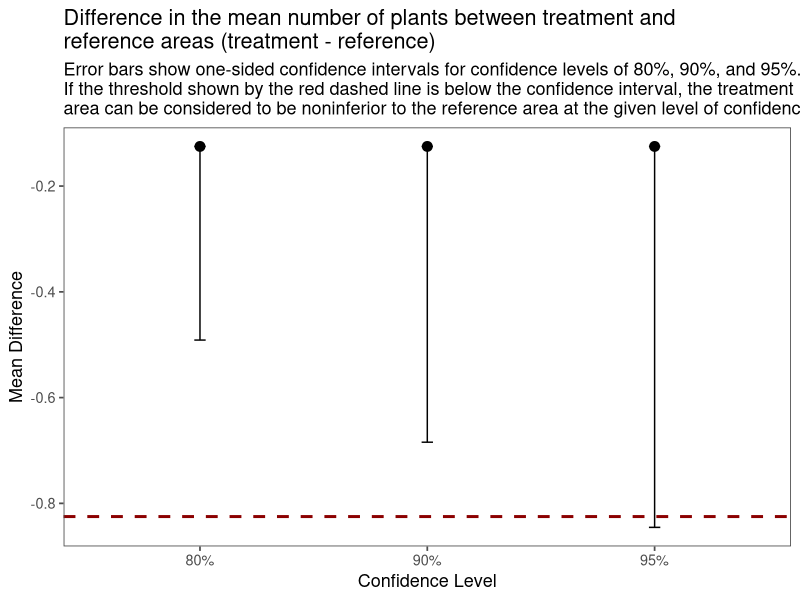
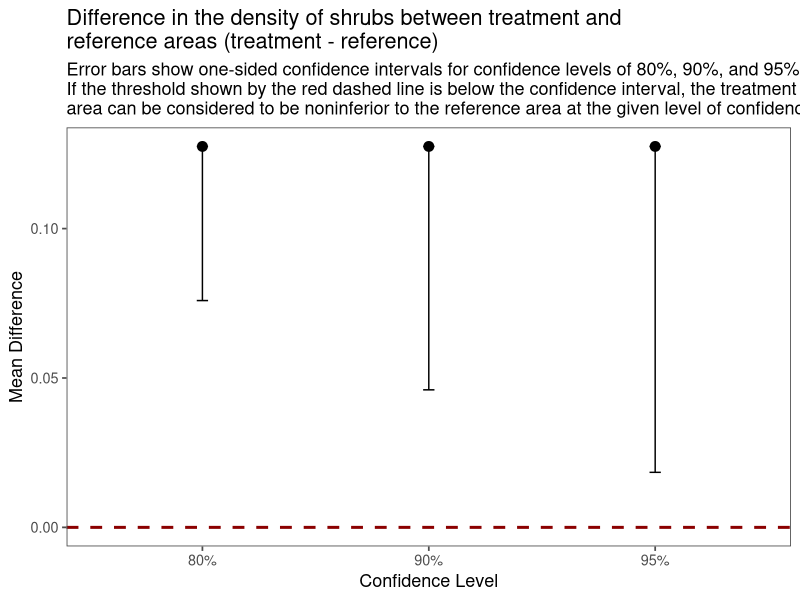
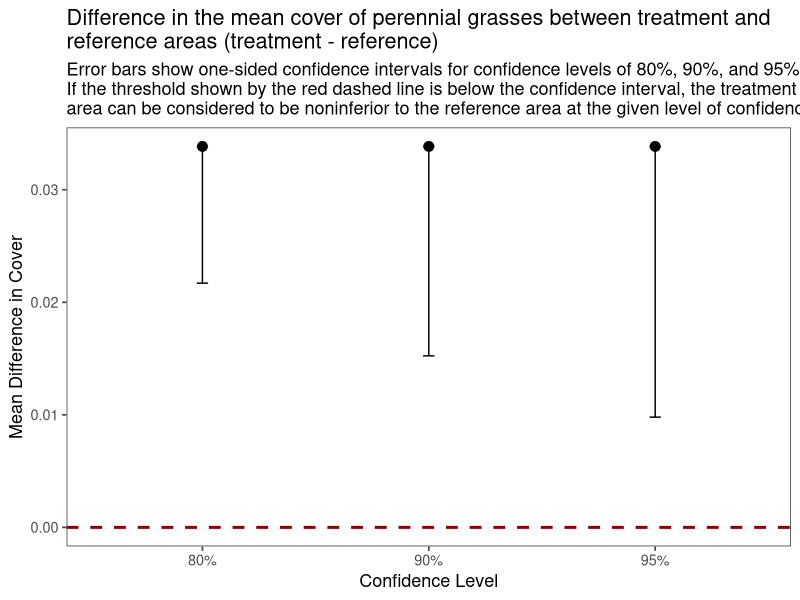
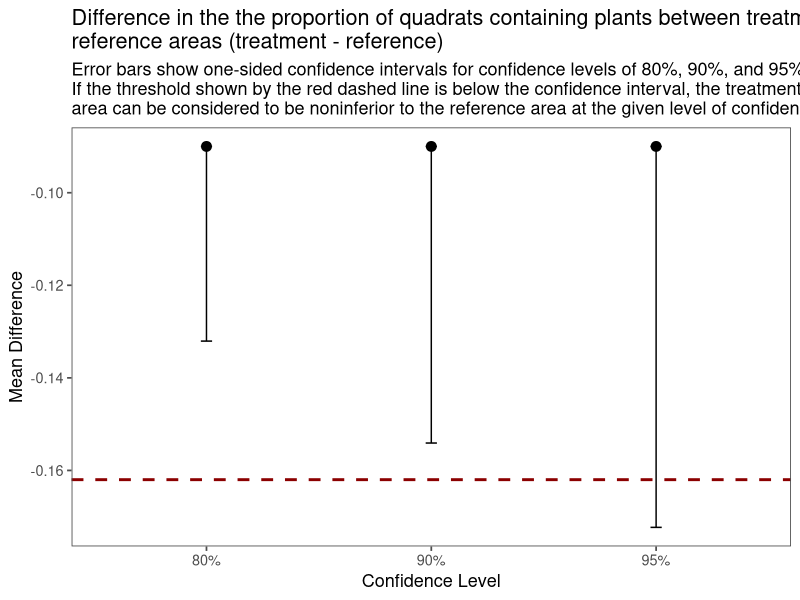

These figures' R source, in order:
## ---- chunk 1
library(tidyverse) # loads ggplot, dplyr, and several other tidy packages
library(ggthemes) # to use theme_few in ggplot
library(here) # to tell R where to find data files in project folder
## ---- chunk 2

my_data <- read_csv(here("data/unpaired restoration data.csv"))

head(my_data)
tail(my_data)

## ---- chunk 3
prop_sim <- 0.75

## ---- chunk 4

# Pull out reference data only in order to calculate the threshold value (which requires taking the mean of the reference quadrat counts).

ref_data <- my_data |> 
  filter(Area == "Reference")

# Now calculate the threshold value and make it negative.

threshold <- -(1 - prop_sim) * mean(ref_data$Count)

## ---- chunk 5
alpha <- 0.1
## ---- chunk 6
my_data$Area = factor(my_data$Area, levels = c("Treatment", "Reference"))
## ---- chunk 7
t.test(Count ~ Area, data = my_data, mu = threshold, alternative = "greater", conf.level = (1 - alpha))

## ---- chunk 8

my_data_wide <- my_data |> 
  pivot_wider(names_from  = Area,
              values_from = Count)
my_data_summ <- my_data_wide |> 
  summarize(mean_trt  = mean(Treatment),
            mean_ref  = mean(Reference),
            mean_diff = mean_trt - mean_ref,
            sd_trt    = sd(Treatment),
            sd_ref    = sd(Reference),
            n_trt     = length(Treatment),
            n_ref     = length(Reference),
            se_diff   = sqrt((sd_trt^2/n_trt) + sd_ref^2/n_ref),
            LCL80     = mean_diff - (se_diff * qt(0.2, 
                                               lower.tail = FALSE,
                                               df = n_trt + n_ref - 2)),
            LCL90     = mean_diff - (se_diff * qt(0.1, 
                                               lower.tail = FALSE,
                                               df = n_trt + n_ref - 2)),
            LCL95     = mean_diff - (se_diff * qt(0.05, 
                                               lower.tail = FALSE,
                                               df = n_trt + n_ref - 2)))

# Remove all but mean_diff and LCL80, LCL90, and LCL95
my_data_summ2 <- my_data_summ |> 
  select(mean_diff, LCL80, LCL90, LCL95)

# Convert to long format for plotting
my_data_summ2_long <- my_data_summ2 |> 
  pivot_longer(cols = starts_with("LCL"),
               names_to = "CI",
               values_to = "lowerCI")

ggplot(my_data_summ2_long, aes(x = CI, y = mean_diff)) +
  theme_few(base_size = 13) +
  geom_point(size = 3) +
  geom_errorbar(aes(ymin = lowerCI, ymax = mean_diff, width = .05)) +
  geom_hline(yintercept = threshold, lty = "dashed", color = "darkred",
             linewidth = 1) +
  ylab("Mean Difference") +
  xlab("Confidence Level") +
  scale_x_discrete(labels = c("80%", "90%", "95%")) +
  ggtitle("Difference in the mean number of plants between treatment and \nreference areas (treatment - reference)",
          subtitle = "Error bars show one-sided confidence intervals for confidence levels of 80%, 90%, and 95%.\nIf the threshold shown by the red dashed line is below the confidence interval, the treatment \narea can be considered to be noninferior to the reference area at the given level of confidence.")

## ---- chunk 9
paired_data1 <- read_csv(here("data/Manly paired restoration data.csv"))
## ---- chunk 10
prop_sim2 <- 0.8
## ---- chunk 11

# Create a new object paired_data2 which adds the variable Z calculated from paired-data1.
paired_data2 <- paired_data1 |> 
  mutate(Z = Treatment - (prop_sim2 * Reference))

# Conduct the one-sample t test on the variable Z. The alternative = "greater" argument makes the test one-tailed. 

t.test(paired_data2$Z, alternative = "greater")
## ---- chunk 12

# Summarize the data
paired_summ <- paired_data2 |> 
  summarize(mean_Z = mean(Z),
            n_Z = length(Z),
            se_Z = sd(Z)/sqrt(n_Z),
            LCL80 = se_Z *  qt(0.2, lower.tail = FALSE,
                              df = n_Z - 1),
            LCL90 = se_Z *  qt(0.1, lower.tail = FALSE,
                              df = n_Z - 1),
            LCL95 = se_Z *  qt(0.05, lower.tail = FALSE,
                              df = n_Z - 1))

# Remove all but mean_Z and LCL80, LCL90, and LCL95
paired_summ2 <- paired_summ |> 
  select(mean_Z, LCL80, LCL90, LCL95)

# Convert to long format for plotting

paired_summ2_long <- paired_summ2 |> 
  pivot_longer(cols = starts_with("LCL"),
               names_to = "CI_level",
               values_to = "CI_value")

ggplot(paired_summ2_long, aes(x = CI_level, y = mean_Z)) +
  theme_few(base_size = 13) +
  geom_point(size = 3) +
  geom_errorbar(aes(ymin = mean_Z - CI_value, ymax = mean_Z, width = .05)) +
  geom_hline(yintercept = 0, lty = "dashed", color = "darkred",
             linewidth = 1) +
  ylab("Mean Difference") +
  xlab("Confidence Level") +
  scale_x_discrete(labels = c("80%", "90%", "95%")) +
  ggtitle("Difference in the density of shrubs between treatment and \nreference areas (treatment - reference)",
          subtitle = "Error bars show one-sided confidence intervals for confidence levels of 80%, 90%, and 95%.\nIf the threshold shown by the red dashed line is below the confidence interval, the treatment \narea can be considered to be noninferior to the reference area at the given level of confidence.")
## ---- chunk 13

paired_cover <- read_csv(here("data/paired cover data.csv"))

## ---- chunk 14
paired_cover2 <- paired_cover |> 
  mutate(Z = treatment - (prop_sim2 * reference))

## ---- chunk 15
t.test(paired_cover2$Z, alternative = "greater")
## ---- chunk 16

# Summarize the data
paired_cover_summ <- paired_cover2 |> 
  summarize(mean_Z = mean(Z),
            n_Z = length(Z),
            se_Z = sd(Z)/sqrt(n_Z),
            LCL80 = se_Z *  qt(0.2, lower.tail = FALSE,
                              df = n_Z - 1),
            LCL90 = se_Z *  qt(0.1, lower.tail = FALSE,
                              df = n_Z - 1),
            LCL95 = se_Z *  qt(0.05, lower.tail = FALSE,
                              df = n_Z - 1))

# Remove all but mean_Z and LCL80, LCL90, and LCL95
paired_cover_summ2 <- paired_cover_summ |> 
  select(mean_Z, LCL80, LCL90, LCL95)

# Convert to long format for plotting

paired_cover_summ2_long <- paired_cover_summ2 |> 
  pivot_longer(cols = starts_with("LCL"),
               names_to = "CI_level",
               values_to = "CI_value")

ggplot(paired_cover_summ2_long, aes(x = CI_level, y = mean_Z)) +
  theme_few(base_size = 13) +
  geom_point(size = 3) +
  geom_errorbar(aes(ymin = mean_Z - CI_value, ymax = mean_Z, width = .05)) +
  geom_hline(yintercept = 0, lty = "dashed", color = "darkred",
             linewidth = 1) +
  ylab("Mean Difference in Cover") +
  xlab("Confidence Level") +
  scale_x_discrete(labels = c("80%", "90%", "95%")) +
  ggtitle("Difference in the mean cover of perennial grasses between treatment and \nreference areas (treatment - reference)",
          subtitle = "Error bars show one-sided confidence intervals for confidence levels of 80%, 90%, and 95%.\nIf the threshold shown by the red dashed line is below the confidence interval, the treatment \narea can be considered to be noninferior to the reference area at the given level of confidence.")
## ---- chunk 17
freq_data <- read_csv(here("data/IMPL_freq.csv"))
## ---- chunk 18
prop_sim3 <- 0.7

# Filter only the reference values from freq_data, which is in long format, in order to calculate the threshold value.

freq_ref <- freq_data |> 
  filter(area == "Reference")

threshold3 <- -(1 - prop_sim3) * mean(freq_ref$status)

alpha.bin <- 0.1

## ---- chunk 19
freq_data$area <- factor(freq_data$area, levels = c("Treatment", "Reference"))
## ---- chunk 20

t.test(status ~ area, data = freq_data,
       mu = threshold3, alternative = "greater",
       conf.level = (1-alpha))
## ---- chunk 21

freq_data_wide <- freq_data |> 
  pivot_wider(names_from = area,
              values_from = status)

freq_data_summ <- freq_data_wide |> 
  summarize(mean_trt = mean(Treatment),
            mean_ref = mean(Reference),
            mean_diff = mean_trt - mean_ref,
            sd_trt = sd(Treatment),
            sd_ref = sd(Reference),
            n_trt = length(Treatment),
            n_ref = length(Reference),
            se_diff = sqrt((sd_trt^2/n_trt) + sd_ref^2/n_ref),
            LCL80 = mean_diff - (se_diff * qt(0.2, 
                                               lower.tail = FALSE,
                                               df = n_trt + n_ref - 2)),
            LCL90 = mean_diff - (se_diff * qt(0.1, 
                                               lower.tail = FALSE,
                                               df = n_trt + n_ref - 2)),
            LCL95 = mean_diff - (se_diff * qt(0.05, 
                                               lower.tail = FALSE,
                                               df = n_trt + n_ref - 2)))

# Remove all but mean_diff and LCL80, LCL90, and LCL95
freq_data_summ2 <- freq_data_summ |> 
  select(mean_diff, LCL80, LCL90, LCL95)

# Convert to long format for plotting
freq_data_summ2_long <- freq_data_summ2 |> 
  pivot_longer(cols = starts_with("LCL"),
               names_to = "CI",
               values_to = "lowerCI")

ggplot(freq_data_summ2_long, aes(x = CI, y = mean_diff)) +
  theme_few(base_size = 13) +
  geom_point(size = 3) +
  geom_errorbar(aes(ymin = lowerCI, ymax = mean_diff, width = .05)) +
  geom_hline(yintercept = threshold3, lty = "dashed", color = "darkred",
             linewidth = 1) +
  ylab("Mean Difference") +
  xlab("Confidence Level") +
  scale_x_discrete(labels = c("80%", "90%", "95%")) +
  ggtitle("Difference in the the proportion of quadrats containing plants between treatment and \nreference areas (treatment - reference)",
          subtitle = "Error bars show one-sided confidence intervals for confidence levels of 80%, 90%, and 95%.\nIf the threshold shown by the red dashed line is below the confidence interval, the treatment \narea can be considered to be noninferior to the reference area at the given level of confidence.")

